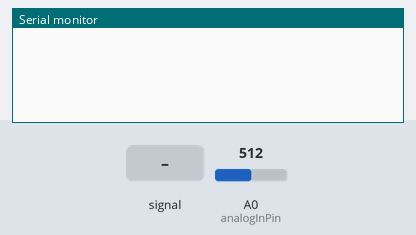
The sketch below on a simulated Arduino Uno, built with avr-gcc and run on an emulated ATmega328P. Parts: the last lines printed to the serial monitor. The test bench sets the inputs (shaded band); at power-on: A0 (analogInPin) = 512.

Above: at 1.2 s.
1.3 s: A0 (analogInPin) fed a 2 Hz sine of ±306 counts around its level
At 3.4 s:
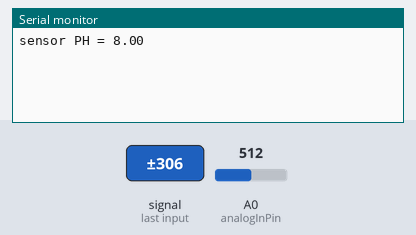
4.3 s: A0 (analogInPin) set to 490
5.8 s: A0 (analogInPin) set to 509
At 7.2 s:
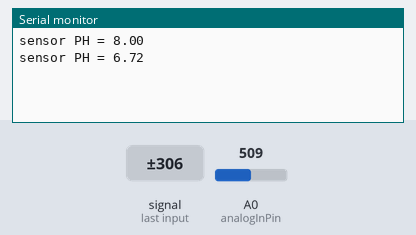
Timing chart, 0 to 8.8 s (numbered marks = the images above; inputs shaded):
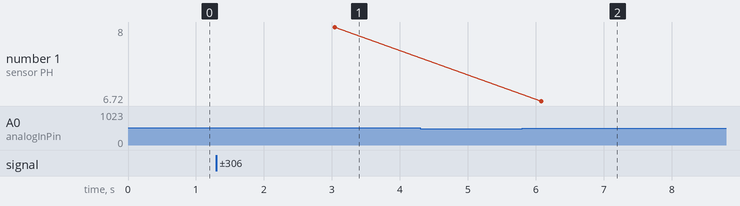

Measured:
- after the input at 1.3 s, the serial monitor: prints a new line after 1.7 s (image 1)
- after the input at 5.8 s, the serial monitor: prints a new line after 0.28 s (image 2)
- plotted number 1: 8 → 7.3 after the input at 5.8 s

The sketch:

kalibrasiPH.ino
```cpp
const int analogInPin = A0;
int sensorValue = 0;
unsigned long int avgValue;
float b;
int buf[500],temp;
int bufPh[10], tempPh;
float base = 25;
float suhu = base;
float ph = 7.6;
float totalPh = 0;
void setup() {
 // initialize serial communication at 9600 bits per second:
 Serial.begin(9600);
}

// the loop routine runs over and over showing the voltage on A0
void loop() {
  totalPh = 0;
  for(int a=0;a<10;a++){
    for(int i=0;i<500;i++){
      buf[i]=analogRead(analogInPin);
      delayMicroseconds(500);
    }
    for(int i=0;i<499;i++){
      for(int j=i+1;j<10;j++){
        if(buf[i]>buf[j]){
          temp=buf[i];
          buf[i]=buf[j];
          buf[j]=temp;
        }
      }
    }
    avgValue=0;
    for(int i=200;i<299;i++)
      avgValue+=buf[i];

    float pHVol=(float)avgValue*5.0/1023/100;
    float pHValue = -5.70 * pHVol + 21.34;

    totalPh += pHValue;
  }
  ph = totalPh/10;
  Serial.print("sensor PH = ");
  Serial.println(ph);
}
```
